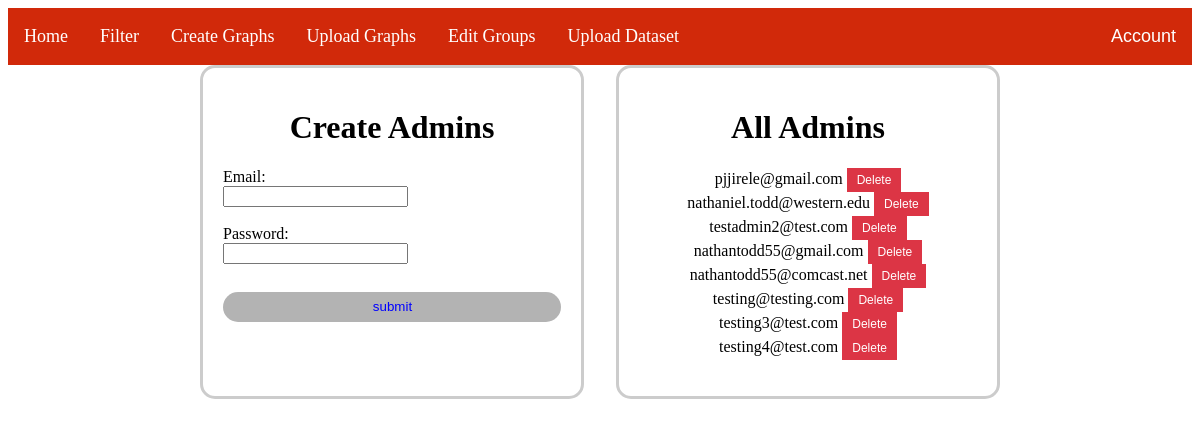
The page /createAdmin (signed in) on the database as committed earlier.
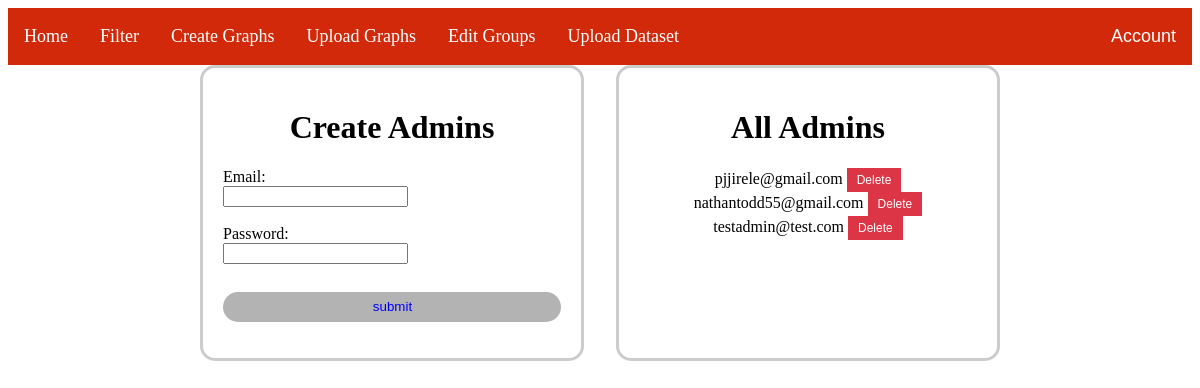
The same page on the database as committed later.
### main.py (models this page shows, shortened)
class User(UserMixin, db.Model):
    id = db.Column(db.Integer, primary_key=True)
    email = db.Column(db.String(50), nullable=False)
    password = db.Column(db.String(50), nullable=False)
    admin = db.Column(db.Boolean, default=False, nullable=False)
    authenticated = db.Column(db.Boolean, default=False)

### main.py (the view, shortened to what this page needs)
@app.route('/createAdmin', methods=['GET', 'POST'])
@login_required
def create():
    admins = User.query.filter(User.admin != 1).all()
    return render_template('createAdmin.html', admins=admins)

### main.py (called while the page is built)
@login_manager.user_loader
def load_user(uid):
    return User.query.get(uid)

### templates/createAdmin.html (shortened to what this page needs)
{% extends "base.html" %}
{% block content %}
<body>
<div class="create-form-container">
    <div class="create-admin">
        <h1>Create Admins</h1>
        <form action="/createAdmin" method="POST" class="createForm">
            Email: <input type="input" name="email"> <br>
            Password: <input type="input" name="pWord"> <br>
            <input class='submit' type="submit" value="submit">
        </form>
    </div>
    <div class="admin-list">
        <h1>All Admins</h1>
        <blockquote class="admin-list-quote">
            {% for admin in admins %}
                <div class="admin-container" data-admin-id="{{ admin.id }}">
                    <span class="admin-email">{{ admin.email }}</span>
                    <button class="delete-button">Delete</button>
                </div>
            {% endfor %}
        </blockquote>
    </div>
</div>
</body>
{% endblock %}

Rows that differ between the two databases and show on the page:
removed User: email "nathaniel.todd@western.edu"
removed User: email "testadmin2@test.com"
removed User: email "testing@testing.com"
removed User: email "testing3@test.com"
removed User: email "testing4@test.com"
changed User: email "nathantodd55@comcast.net" → "testadmin@test.com"
